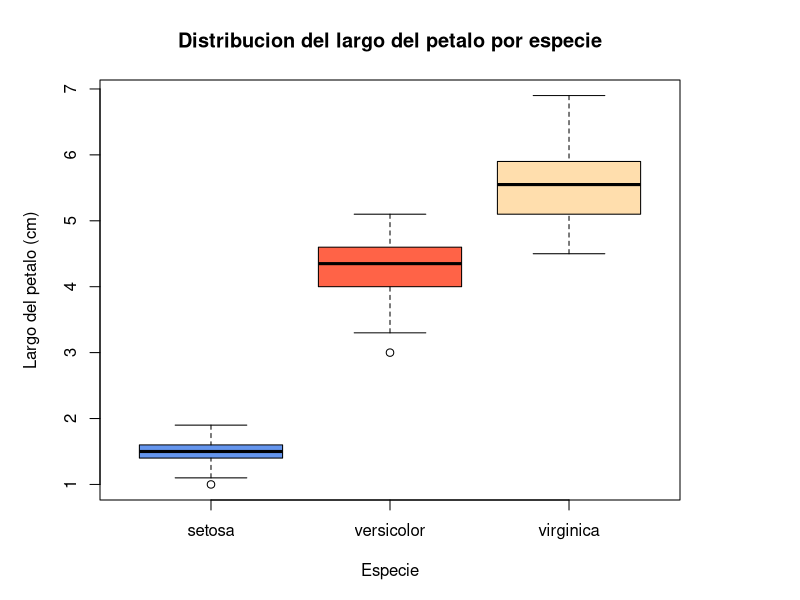
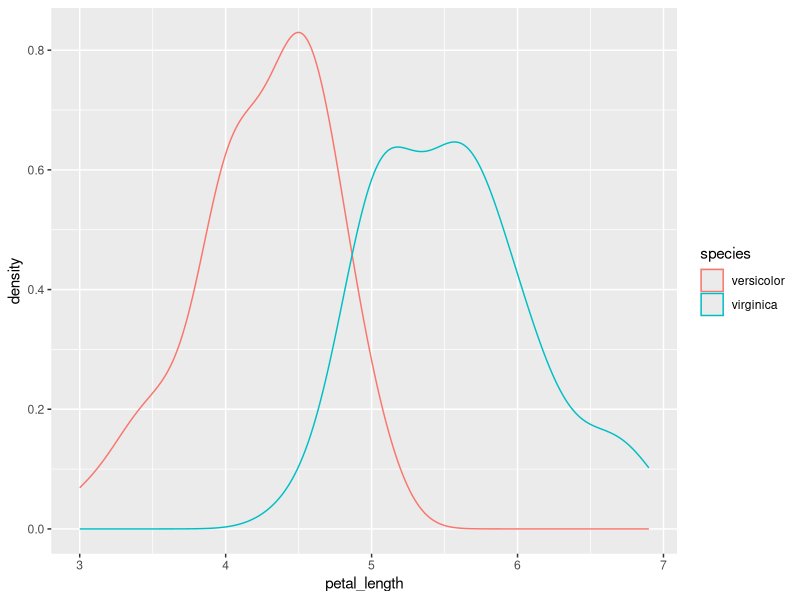
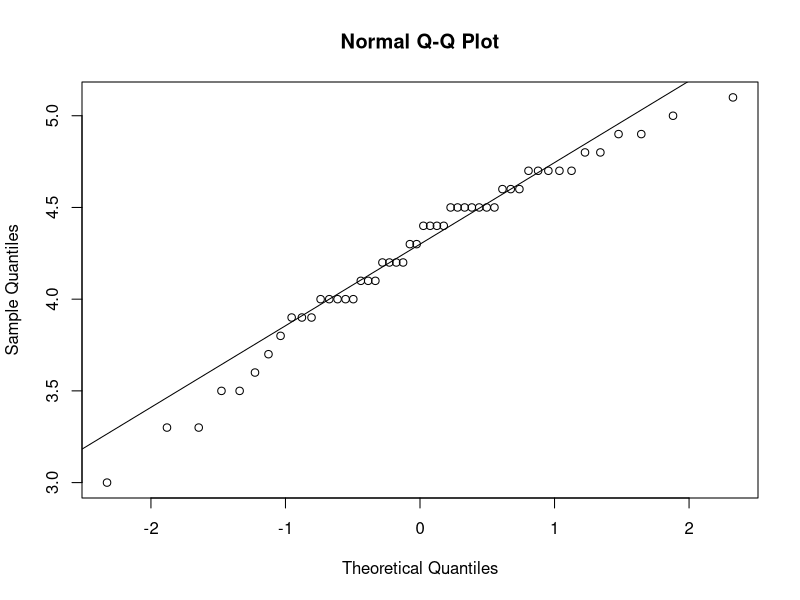
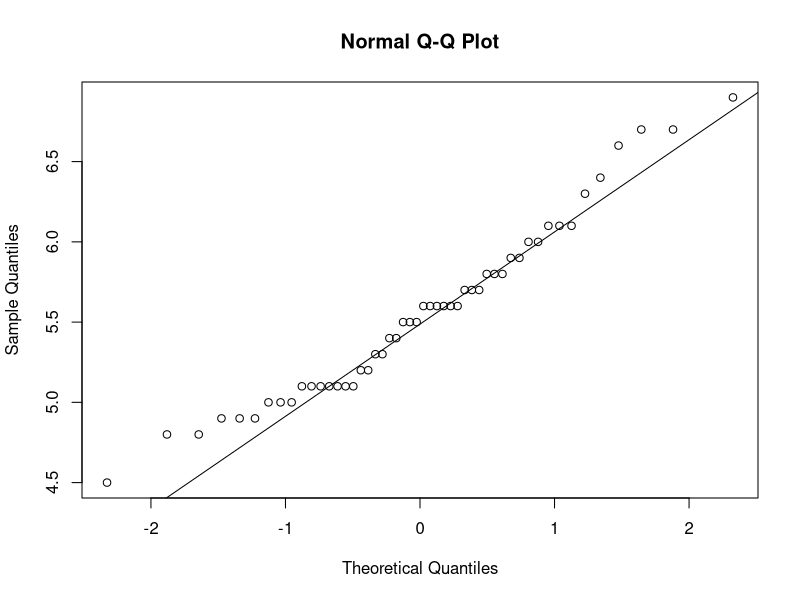

The R source for these figures, in order:
# 31/08/2025
#JEGR
# Base de datos Iris

library("ggplot2")
library("dplyr")

# Base de datos
data("iris")
View(iris)

# Renombrar base de datos, para hacerlo mas facil de seguir
iris_df <- rename(iris,
                  petal_length = Petal.Length,
                  petal_width = Petal.Width,
                  sepal_length = Sepal.Length,
                  sepal_width = Sepal.Width,
                  species = Species)

# Datos estadisticos descriptivos simples
summary(iris_df)
head(iris_df)

# Grafico boxplot simple
color <- c("cornflowerblue", "tomato", "navajowhite")

windows(width = 4.5, height = 4) # Hacer la ventana mas ancha que alta

opar <- par(no.readonly = T)  #Guardar los parametros graficos actuales

par(mar = c(5, 5, 4, 6)) # Cambiar margenes de la grafica

boxplot(iris_df$petal_length ~ iris_df$species,
        col = color,
        main = "Distribucion del largo del petalo por especie",
        xlab = "Especie",
        ylab = "Largo del petalo (cm)")
legend("right",
       legend = c("setosa", "versicolor", "virginica"),
       inset = c(-0.57, 0),
       fill = color,
       col = color,
       xpd = T)
on.exit(par(opar))


# Estadistica descriptiva -------------------------------------------------

data_sub <- subset(iris_df, species %in% c("versicolor", "virginica"))
iris_sp <- data.frame(species = data_sub$species,
                      petal_length = data_sub$petal_length) # Dataframe con solo
                      # species (en orden, versicolor y virginica) y petal_length
View(iris_sp)
head(iris_sp)
summary(iris_sp)

# Media, desv.est y varianza

tapply(iris_sp$petal_length, iris_sp$species, mean)
tapply(iris_sp$petal_length, iris_sp$species, sd)
tapply(iris_sp$petal_length, iris_sp$species, var)

# Grafica de densidad
ggplot(iris_sp, aes(x = petal_length, color = species,))+
         geom_density()

df_versicolor <- subset(iris_sp, species  == "versicolor")
df_virginica <- subset(iris_sp, species != "versicolor")

# Hipotesis ---------------------------------------------------------------

# ¿Existe una diferencia significante entre el largo del petalo de ambas especies?
# H0 = no hay diferencia
# H1 = si hay diferencia


# Grafico de normalidad para ambas especies
qqnorm(df_versicolor$petal_length); qqline(df_versicolor$petal_length)
qqnorm(df_virginica$petal_length); qqline(df_virginica$petal_length)
# Ambos tienen datos normales

# Prueba de normalidad
shapiro.test(df_versicolor$petal_length)
shapiro.test(df_virginica$petal_length)
# Mayor a 0.05 (p-value = 0.1585), por lo que existe normalidad en variables

# Homogeneidad de varianzas
var.test(df_versicolor$petal_length, df_virginica$petal_length)
# p-value = 0.2637, varianzas relativamente similares, se puede utilizar prueba de t

# Prueba de t
t.test(df_versicolor$petal_length, df_virginica$petal_length,
       alternative = "two.sided",
       var.equal = T)
# p-value < 2.2e-16, menor a 0.05, por lo que se rechaza H0, hay una gran diferencia
# En tamaño de petalos

# Prueba de cohen´s d
cohens_efecto <- function(x,y) {
  n1 <- length(x); n2 <- length(y)
  s1 <- sd(x); s2 <- sd(y)
  sp <- sqrt(((n1-1) * s1^2 + (n2 - 1) * s2^2) / (n1 + n2 -2))
  (mean(x) - mean(y)) / sp
}

d_cal <- (cohens_efecto(df_versicolor$petal_length, df_virginica$petal_length))
d_cal
